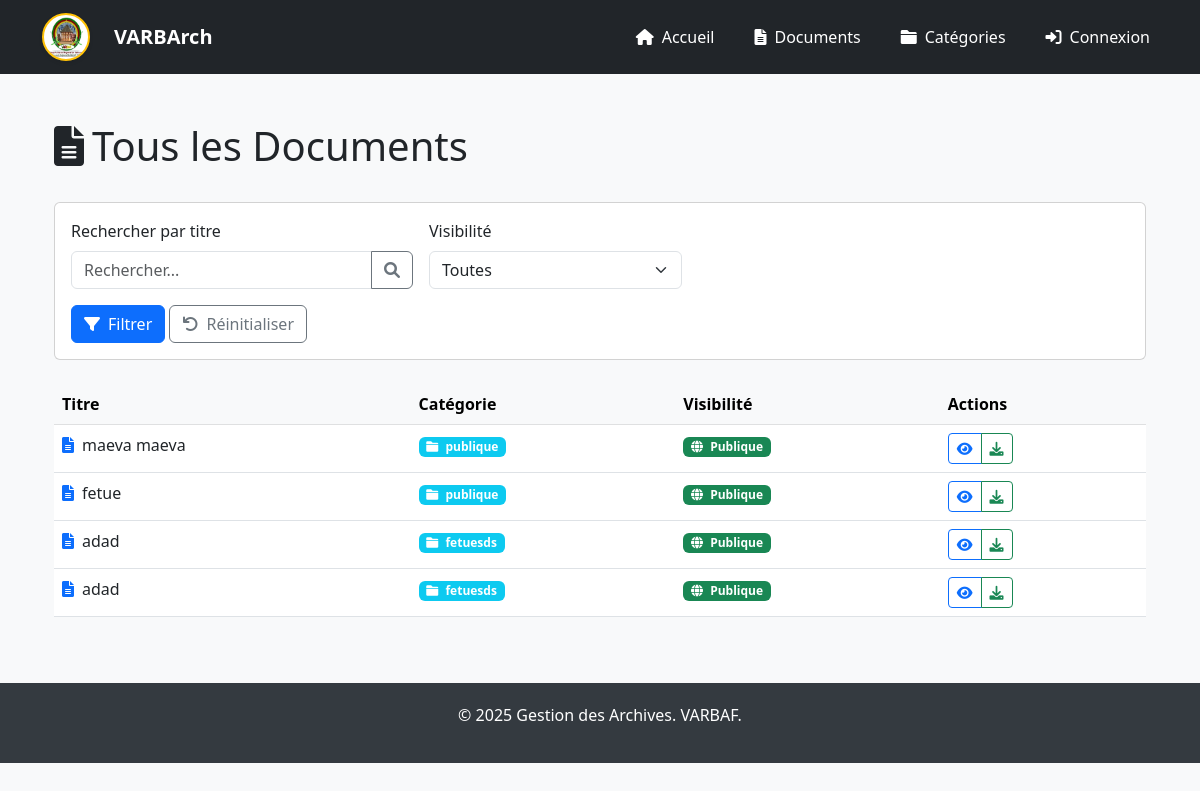
The app's page /documents/, older data.
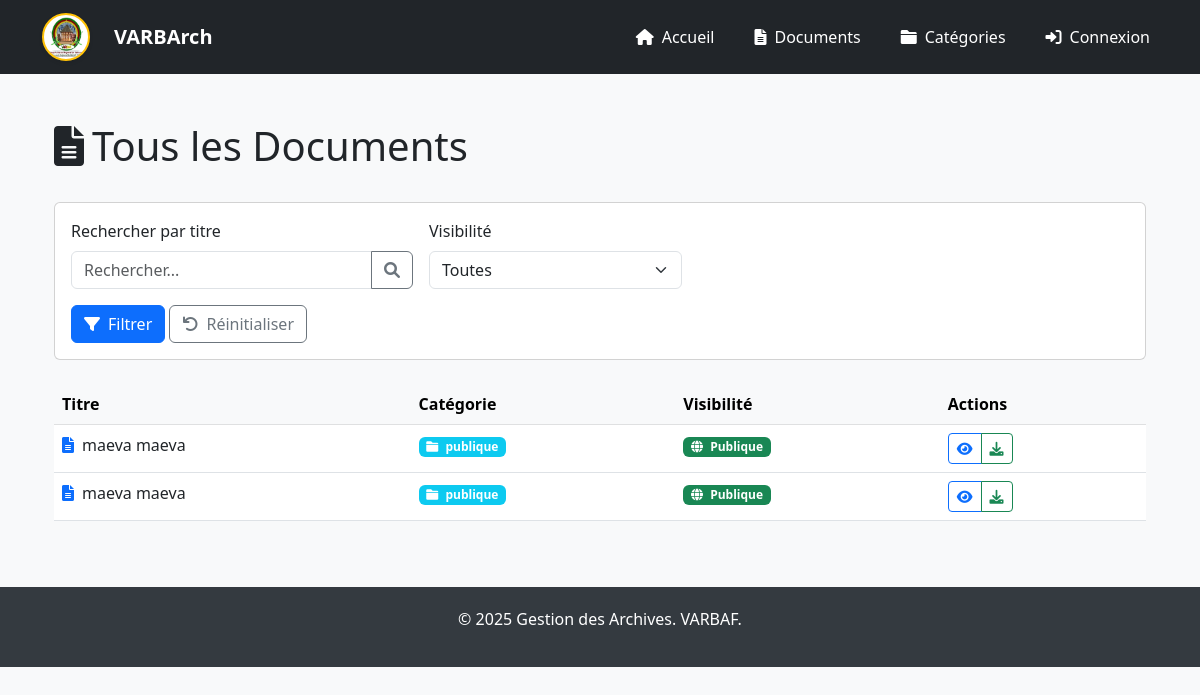
The same page, newer data.
### archivage/models.py (models this page shows, shortened)
class Document(models.Model):
    VISIBILITE_CHOICES = [
        ('publique', 'Publique'),
        ('privee', 'Privée'),
    ]
    titre = models.CharField(max_length=200, verbose_name="Titre du document")
    categorie = models.ForeignKey(Categorie, on_delete=models.CASCADE, related_name="documents", verbose_name="Catégorie")
    fichier = models.FileField(upload_to="documents/", verbose_name="Fichier")
    date_creation = models.DateTimeField(auto_now_add=True, verbose_name="Date de création")
    date_modification = models.DateTimeField(auto_now=True, verbose_name="Date de modification")
    description = models.TextField(blank=True, null=True, verbose_name="Description")
    responsable = models.CharField(max_length=100, verbose_name="Responsable")
    visibilite = models.CharField(max_length=20, choices=VISIBILITE_CHOICES, default='publique', verbose_name="Visibilité")

class Categorie(models.Model):
    nom = models.CharField(max_length=100, verbose_name="Nom de la catégorie")
    description = models.TextField(blank=True, null=True, verbose_name="Description")

### archivage/views.py (the view)
# urls.py: path('documents/', views.documents, name='documents'),
def documents(request):
    query = request.GET.get('q', '')
    categorie_id = request.GET.get('categorie')
    visibilite = request.GET.get('visibilite')
    if request.user.is_authenticated:
        documents = Document.objects.all()
    else:
        documents = Document.objects.filter(visibilite='publique')
    if query:
        documents = documents.filter(
            Q(titre__icontains=query) |
            Q(description__icontains=query) |
            Q(categorie__nom__icontains=query)
        )
    if categorie_id:
        documents = documents.filter(categorie_id=categorie_id)
    if visibilite:
        if not request.user.is_authenticated and visibilite == 'privee':
            messages.warning(request, "Vous devez être connecté pour voir les documents privés.")
            documents = documents.none()
        else:
            documents = documents.filter(visibilite=visibilite)
    categories = Categorie.objects.all()
    context = {
        'documents': documents,
        'categories': categories,
        'query': query,
        'categorie_selectionnee': str(categorie_id) if categorie_id else '',
        'visibilite_selectionnee': visibilite,
        'peut_voir_prives': request.user.is_authenticated
    }
    return render(request, 'archivage/documents.html', context)

### archivage/templates/archivage/documents.html (shortened to what this page needs)
{% extends 'base.html' %}
{% block content %}
<div class="container mt-4">
    <div class="d-flex justify-content-between align-items-center mb-4">
        <h1>
            {% if request.GET.visibilite == 'publique' %}
            <i class="fas fa-globe text-info me-2"></i>Documents Publics
            {% elif request.GET.visibilite == 'privee' %}
            <i class="fas fa-lock text-warning me-2"></i>Documents Privés
            {% else %}
            <i class="fas fa-file-alt me-2"></i>Tous les Documents
            {% endif %}
        </h1>
    </div>
    <div class="card mb-4">
        <div class="card-body">
            <form method="get" class="row g-3 align-items-end">
                <div class="col-md-4">
                    <label for="q" class="form-label">Rechercher par titre</label>
                    <div class="input-group">
                        <input type="text" class="form-control" id="q" name="q" value="{{ request.GET.q }}"
                            placeholder="Rechercher...">
                        <button class="btn btn-outline-secondary" type="submit">
                            <i class="fas fa-search"></i>
                        </button>
                    </div>
                </div>
                <div class="col-md-3">
                    <label for="visibilite" class="form-label">Visibilité</label>
                    <select class="form-select" id="visibilite" name="visibilite">
                        <option value="" {% if not request.GET.visibilite %}selected{% endif %}>Toutes</option>
                    </select>
                </div>
                <div class="col-12 mt-3">
                    <button type="submit" class="btn btn-primary">
                        <i class="fas fa-filter me-2"></i>Filtrer
                    </button>
                    <a href="{% url 'documents' %}" class="btn btn-outline-secondary">
                        <i class="fas fa-undo me-2"></i>Réinitialiser
                    </a>
                </div>
            </form>
        </div>
    </div>
    {% if documents %}
    <div class="table-responsive">
        <table class="table table-hover">
            <thead class="table-light">
                <tr>
                    <th>Titre</th>
                    <th>Catégorie</th>
                    <th>Visibilité</th>
                    <th>Actions</th>
                </tr>
            </thead>
            <tbody>
                {% for document in documents %}
                <tr>
                    <td>
                        <div class="d-flex align-items-center">
                            <i class="fas fa-file-alt text-primary me-2"></i>
                            {{ document.titre }}
                        </div>
                    </td>
                    <td>
                        <span class="badge bg-info">
                            <i class="fas fa-folder me-1"></i>
                            {{ document.categorie.nom }}
                        </span>
                    </td>
                    <td>
                        <span
                            class="badge {% if document.visibilite == 'publique' %}bg-success{% else %}bg-warning{% endif %}">
                            <i
                                class="fas fa-{% if document.visibilite == 'publique' %}globe{% else %}lock{% endif %} me-1"></i>
                            {{ document.get_visibilite_display }}
                        </span>
                    </td>
                    <td>
                        <div class="btn-group">
                            <a href="{{ document.fichier.url }}" class="btn btn-sm btn-outline-primary" target="_blank"
                                title="Voir">
                                <i class="fas fa-eye"></i>
                            </a>
                            <a href="{% url 'telecharger_document' document.id %}"
                                class="btn btn-sm btn-outline-success" title="Télécharger">
                                <i class="fas fa-download"></i>
                            </a>
                        </div>
                    </td>
                </tr>
                {% endfor %}
            </tbody>
        </table>
    </div>
    {% else %}
    <div class="alert alert-info">
        <i class="fas fa-info-circle me-2"></i>Aucun document trouvé.
    </div>
    {% endif %}
</div>
{% endblock %}

### archivage/templates/base.html (shortened to what this page needs)
{% load static %}
<!DOCTYPE html>
<html lang="en">
<head>
    <link href="https://cdn.jsdelivr.net/npm/bootstrap@5.3.0/dist/css/bootstrap.min.css" rel="stylesheet">
    <link href="https://cdnjs.cloudflare.com/ajax/libs/font-awesome/6.0.0/css/all.min.css" rel="stylesheet">
</head>
<body>
    <nav class="navbar navbar-expand-lg navbar-dark bg-dark">
        <div class="container">
        <a class="navbar-brand d-flex align-items-center" href="{% url 'admin_dashboard' %}">
            <img src="{% static '../media/documents/logoVarBaf.png' %}" alt="" class="logo rounded-circle shadow-sm me-2" style="height:48px; width:48px; object-fit:cover; background:#fff; border:2px solid #ffc107;">
        </a>
            <a class="navbar-brand" href="{% url 'accueil' %}">
                VARBArch
            </a>
            <div class="collapse navbar-collapse justify-content-end" id="navbarNav">
                <ul class="navbar-nav ms-auto gap-4">
                    <li class="nav-item">
                        <a class="nav-link {% if request.path == '/' %}active{% endif %}" href="{% url 'accueil' %}">
                            <i class="fas fa-home me-2"></i>Accueil
                        </a>
                    </li>
                    <li class="nav-item">
                        <a class="nav-link {% if 'documents' in request.path %}active{% endif %}"
                            href="{% url 'documents' %}">
                            <i class="fas fa-file-alt me-2"></i>Documents
                        </a>
                    </li>
                    <li class="nav-item">
                        <a class="nav-link {% if 'categories' in request.path %}active{% endif %}"
                            href="{% url 'categories' %}">
                            <i class="fas fa-folder me-2"></i>Catégories
                        </a>
                    </li>
                    {% if user.is_authenticated %}
                    <li class="nav-item">
                        <a class="nav-link" href="{% url 'admin_dashboard' %}">
                            <i class="fas fa-tachometer-alt me-2"></i>Administration
                        </a>
                    </li>
                    <li class="nav-item">
                        <form method="post" action="{% url 'logout' %}" class="logout-form">
                            {% csrf_token %}
                            <button type="submit" class="logout-button">
                                <i class="fas fa-sign-out-alt me-2"></i>Déconnexion
                            </button>
                        </form>
                    </li>
                    {% else %}
                    <li class="nav-item">
                        <a class="nav-link" href="{% url 'login' %}">
                            <i class="fas fa-sign-in-alt me-2"></i>Connexion
                        </a>
                    </li>
                    {% endif %}
                </ul>
            </div>
        </div>
    </nav>
    <div class="container mt-5">
        {% block content %}{% endblock %}
    </div>
    <footer class="footer">
        <div class="container">
            <p>&copy; 2025 Gestion des Archives. VARBAF.</p>
        </div>
    </footer>
</body>
</html>

### archivage/templates/base.html (style rules this page uses)
body { background-color: #f8f9fa; }
.navbar { background-color: #343a40; }
.navbar-brand { color: #ffffff; font-weight: bold; }
.navbar-nav .nav-link { color: #ffffff; }
.footer { background-color: #343a40; color: #ffffff; padding: 20px 0; text-align: center; margin-top: 50px; }
.logo { height: 40px; margin-right: 10px; }
img { width: 30%; }

Row changes from the older to the newer data that the page shows:
removed Document: titre "fetue", categorie.nom "publique", visibilite "Publique"
removed Document: titre "adad", categorie.nom "fetuesds", visibilite "Publique"
removed Document: titre "adad", categorie.nom "fetuesds", visibilite "Publique"
now on this page (row edited): Document: titre "maeva maeva", categorie.nom "publique", visibilite "Publique"
